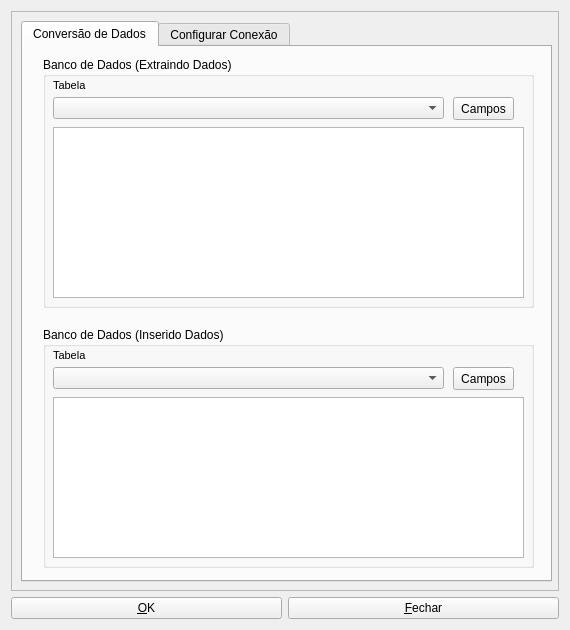
<?xml version="1.0" encoding="UTF-8"?>
<ui version="4.0">
 <class>conversionDataBase</class>
 <widget class="QWidget" name="conversionDataBase">
  <property name="geometry">
   <rect>
    <x>0</x>
    <y>0</y>
    <width>570</width>
    <height>630</height>
   </rect>
  </property>
  <property name="windowTitle">
   <string>Conversion DataBase</string>
  </property>
  <layout class="QGridLayout" name="gridLayout">
   <property name="sizeConstraint">
    <enum>QLayout::SetNoConstraint</enum>
   </property>
   <item row="0" column="0" colspan="2">
    <widget class="QFrame" name="frame">
     <property name="autoFillBackground">
      <bool>true</bool>
     </property>
     <property name="frameShape">
      <enum>QFrame::StyledPanel</enum>
     </property>
     <property name="frameShadow">
      <enum>QFrame::Raised</enum>
     </property>
     <widget class="QTabWidget" name="tabWidget">
      <property name="geometry">
       <rect>
        <x>10</x>
        <y>10</y>
        <width>531</width>
        <height>561</height>
       </rect>
      </property>
      <property name="currentIndex">
       <number>0</number>
      </property>
      <widget class="QWidget" name="tab">
       <attribute name="title">
        <string>Conversão de Dados</string>
       </attribute>
       <widget class="QGroupBox" name="groupBox">
        <property name="geometry">
         <rect>
          <x>20</x>
          <y>10</y>
          <width>491</width>
          <height>251</height>
         </rect>
        </property>
        <property name="title">
         <string>Banco de Dados (Extraindo Dados)</string>
        </property>
        <widget class="QLabel" name="label_3">
         <property name="geometry">
          <rect>
           <x>10</x>
           <y>20</y>
           <width>41</width>
           <height>16</height>
          </rect>
         </property>
         <property name="font">
          <font>
           <pointsize>8</pointsize>
          </font>
         </property>
         <property name="text">
          <string>Tabela</string>
         </property>
        </widget>
        <widget class="QComboBox" name="combo_Banco1">
         <property name="geometry">
          <rect>
           <x>10</x>
           <y>40</y>
           <width>391</width>
           <height>22</height>
          </rect>
         </property>
        </widget>
        <widget class="QPushButton" name="bt_campos1">
         <property name="geometry">
          <rect>
           <x>410</x>
           <y>40</y>
           <width>61</width>
           <height>23</height>
          </rect>
         </property>
         <property name="text">
          <string>Campos</string>
         </property>
        </widget>
        <widget class="QTreeView" name="tv_Banco1">
         <property name="geometry">
          <rect>
           <x>10</x>
           <y>70</y>
           <width>471</width>
           <height>171</height>
          </rect>
         </property>
        </widget>
       </widget>
       <widget class="QGroupBox" name="groupBox_2">
        <property name="geometry">
         <rect>
          <x>20</x>
          <y>280</y>
          <width>491</width>
          <height>241</height>
         </rect>
        </property>
        <property name="title">
         <string>Banco de Dados (Inserido Dados)</string>
        </property>
        <widget class="QLabel" name="label_4">
         <property name="geometry">
          <rect>
           <x>10</x>
           <y>20</y>
           <width>41</width>
           <height>16</height>
          </rect>
         </property>
         <property name="font">
          <font>
           <pointsize>8</pointsize>
          </font>
         </property>
         <property name="text">
          <string>Tabela</string>
         </property>
        </widget>
        <widget class="QComboBox" name="combo_Banco2">
         <property name="geometry">
          <rect>
           <x>10</x>
           <y>40</y>
           <width>391</width>
           <height>22</height>
          </rect>
         </property>
        </widget>
        <widget class="QPushButton" name="bt_campos2">
         <property name="geometry">
          <rect>
           <x>410</x>
           <y>40</y>
           <width>61</width>
           <height>23</height>
          </rect>
         </property>
         <property name="text">
          <string>Campos</string>
         </property>
        </widget>
        <widget class="QTreeView" name="tv_Banco2">
         <property name="geometry">
          <rect>
           <x>10</x>
           <y>70</y>
           <width>471</width>
           <height>161</height>
          </rect>
         </property>
        </widget>
       </widget>
      </widget>
      <widget class="QWidget" name="tab_2">
       <attribute name="title">
        <string>Configurar Conexão</string>
       </attribute>
       <widget class="QGroupBox" name="groupBox_3">
        <property name="geometry">
         <rect>
          <x>10</x>
          <y>280</y>
          <width>501</width>
          <height>241</height>
         </rect>
        </property>
        <property name="title">
         <string>Banco de Dados (Inserindo Dados)</string>
        </property>
        <widget class="QLabel" name="label_5">
         <property name="geometry">
          <rect>
           <x>10</x>
           <y>30</y>
           <width>46</width>
           <height>13</height>
          </rect>
         </property>
         <property name="font">
          <font>
           <pointsize>10</pointsize>
          </font>
         </property>
         <property name="text">
          <string>Host:</string>
         </property>
        </widget>
        <widget class="QLineEdit" name="ed_host2">
         <property name="geometry">
          <rect>
           <x>80</x>
           <y>30</y>
           <width>401</width>
           <height>20</height>
          </rect>
         </property>
        </widget>
        <widget class="QLabel" name="label_6">
         <property name="geometry">
          <rect>
           <x>10</x>
           <y>70</y>
           <width>61</width>
           <height>16</height>
          </rect>
         </property>
         <property name="font">
          <font>
           <pointsize>10</pointsize>
          </font>
         </property>
         <property name="text">
          <string>Data Base:</string>
         </property>
        </widget>
        <widget class="QLineEdit" name="ed_database2">
         <property name="geometry">
          <rect>
           <x>80</x>
           <y>70</y>
           <width>401</width>
           <height>20</height>
          </rect>
         </property>
        </widget>
        <widget class="QLabel" name="label_7">
         <property name="geometry">
          <rect>
           <x>10</x>
           <y>110</y>
           <width>46</width>
           <height>13</height>
          </rect>
         </property>
         <property name="font">
          <font>
           <pointsize>10</pointsize>
          </font>
         </property>
         <property name="text">
          <string>User:</string>
         </property>
        </widget>
        <widget class="QLineEdit" name="ed_userP2">
         <property name="geometry">
          <rect>
           <x>80</x>
           <y>110</y>
           <width>401</width>
           <height>20</height>
          </rect>
         </property>
        </widget>
        <widget class="QLineEdit" name="ed_passwordP2">
         <property name="geometry">
          <rect>
           <x>80</x>
           <y>150</y>
           <width>401</width>
           <height>20</height>
          </rect>
         </property>
        </widget>
        <widget class="QLabel" name="label_8">
         <property name="geometry">
          <rect>
           <x>10</x>
           <y>150</y>
           <width>71</width>
           <height>16</height>
          </rect>
         </property>
         <property name="font">
          <font>
           <pointsize>10</pointsize>
          </font>
         </property>
         <property name="text">
          <string>Password:</string>
         </property>
        </widget>
        <widget class="QPushButton" name="testconect_Postgres2">
         <property name="geometry">
          <rect>
           <x>360</x>
           <y>200</y>
           <width>120</width>
           <height>23</height>
          </rect>
         </property>
         <property name="text">
          <string>Teste Conexão</string>
         </property>
        </widget>
       </widget>
       <widget class="QGroupBox" name="groupBox_4">
        <property name="geometry">
         <rect>
          <x>10</x>
          <y>10</y>
          <width>501</width>
          <height>251</height>
         </rect>
        </property>
        <property name="title">
         <string>Banco de Dados (Extraindo Dados)</string>
        </property>
        <widget class="QLineEdit" name="ed_host">
         <property name="geometry">
          <rect>
           <x>80</x>
           <y>30</y>
           <width>401</width>
           <height>20</height>
          </rect>
         </property>
        </widget>
        <widget class="QLabel" name="label_9">
         <property name="geometry">
          <rect>
           <x>10</x>
           <y>70</y>
           <width>61</width>
           <height>16</height>
          </rect>
         </property>
         <property name="font">
          <font>
           <pointsize>10</pointsize>
          </font>
         </property>
         <property name="text">
          <string>Data Base:</string>
         </property>
        </widget>
        <widget class="QLineEdit" name="ed_database">
         <property name="geometry">
          <rect>
           <x>80</x>
           <y>70</y>
           <width>401</width>
           <height>20</height>
          </rect>
         </property>
        </widget>
        <widget class="QLabel" name="label_10">
         <property name="geometry">
          <rect>
           <x>10</x>
           <y>110</y>
           <width>46</width>
           <height>13</height>
          </rect>
         </property>
         <property name="font">
          <font>
           <pointsize>10</pointsize>
          </font>
         </property>
         <property name="text">
          <string>User:</string>
         </property>
        </widget>
        <widget class="QLineEdit" name="ed_userP">
         <property name="geometry">
          <rect>
           <x>80</x>
           <y>110</y>
           <width>401</width>
           <height>20</height>
          </rect>
         </property>
        </widget>
        <widget class="QLabel" name="label_11">
         <property name="geometry">
          <rect>
           <x>10</x>
           <y>150</y>
           <width>71</width>
           <height>16</height>
          </rect>
         </property>
         <property name="font">
          <font>
           <pointsize>10</pointsize>
          </font>
         </property>
         <property name="text">
          <string>Password:</string>
         </property>
        </widget>
        <widget class="QLineEdit" name="ed_passwordP">
         <property name="geometry">
          <rect>
           <x>80</x>
           <y>150</y>
           <width>401</width>
           <height>20</height>
          </rect>
         </property>
        </widget>
        <widget class="QLabel" name="label_12">
         <property name="geometry">
          <rect>
           <x>10</x>
           <y>30</y>
           <width>46</width>
           <height>13</height>
          </rect>
         </property>
         <property name="font">
          <font>
           <pointsize>10</pointsize>
          </font>
         </property>
         <property name="text">
          <string>Host:</string>
         </property>
        </widget>
        <widget class="QPushButton" name="testconect_Postgres">
         <property name="geometry">
          <rect>
           <x>360</x>
           <y>210</y>
           <width>120</width>
           <height>23</height>
          </rect>
         </property>
         <property name="text">
          <string>Teste Conexão</string>
         </property>
        </widget>
       </widget>
      </widget>
     </widget>
    </widget>
   </item>
   <item row="1" column="0">
    <widget class="QPushButton" name="bt_ok">
     <property name="text">
      <string>&amp;OK</string>
     </property>
    </widget>
   </item>
   <item row="1" column="1">
    <widget class="QPushButton" name="bt_fechar">
     <property name="text">
      <string>&amp;Fechar</string>
     </property>
    </widget>
   </item>
  </layout>
 </widget>
 <resources/>
 <connections/>
</ui>
